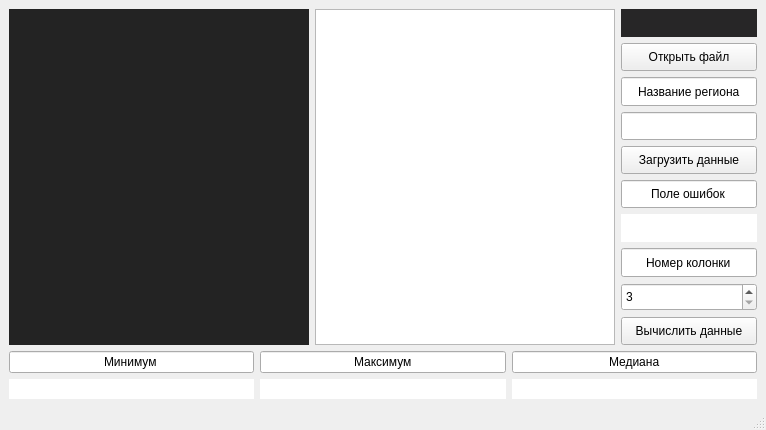
<?xml version="1.0" encoding="UTF-8"?>
<ui version="4.0">
 <class>MainWindow</class>
 <widget class="QMainWindow" name="MainWindow">
  <property name="geometry">
   <rect>
    <x>0</x>
    <y>0</y>
    <width>766</width>
    <height>430</height>
   </rect>
  </property>
  <property name="windowTitle">
   <string>MainWindow</string>
  </property>
  <property name="documentMode">
   <bool>true</bool>
  </property>
  <widget class="QWidget" name="centralwidget">
   <layout class="QVBoxLayout" name="verticalLayout">
    <item>
     <layout class="QHBoxLayout" name="blok">
      <item>
       <layout class="QHBoxLayout" name="for_qtdata">
        <item>
         <widget class="QLabel" name="graphic">
          <property name="minimumSize">
           <size>
            <width>300</width>
            <height>300</height>
           </size>
          </property>
          <property name="maximumSize">
           <size>
            <width>600</width>
            <height>750</height>
           </size>
          </property>
          <property name="styleSheet">
           <string notr="true">QLabel{
	background-color: rgb(35, 35, 35);
}</string>
          </property>
          <property name="text">
           <string/>
          </property>
         </widget>
        </item>
        <item>
         <widget class="QTableWidget" name="tableWidget">
          <property name="minimumSize">
           <size>
            <width>300</width>
            <height>300</height>
           </size>
          </property>
          <property name="maximumSize">
           <size>
            <width>600</width>
            <height>750</height>
           </size>
          </property>
         </widget>
        </item>
        <item>
         <layout class="QVBoxLayout" name="for_choose">
          <property name="sizeConstraint">
           <enum>QLayout::SetFixedSize</enum>
          </property>
          <item>
           <widget class="QLabel" name="namefile">
            <property name="sizePolicy">
             <sizepolicy hsizetype="Preferred" vsizetype="Preferred">
              <horstretch>0</horstretch>
              <verstretch>0</verstretch>
             </sizepolicy>
            </property>
            <property name="minimumSize">
             <size>
              <width>130</width>
              <height>20</height>
             </size>
            </property>
            <property name="maximumSize">
             <size>
              <width>250</width>
              <height>50</height>
             </size>
            </property>
            <property name="styleSheet">
             <string notr="true">QLabel{
	color: rgb(255, 255, 255);
	background-color: rgb(39, 38, 39);
}</string>
            </property>
            <property name="text">
             <string/>
            </property>
            <property name="alignment">
             <set>Qt::AlignRight|Qt::AlignTrailing|Qt::AlignVCenter</set>
            </property>
            <property name="wordWrap">
             <bool>false</bool>
            </property>
           </widget>
          </item>
          <item>
           <widget class="QPushButton" name="pushButton_namefile">
            <property name="minimumSize">
             <size>
              <width>130</width>
              <height>20</height>
             </size>
            </property>
            <property name="maximumSize">
             <size>
              <width>250</width>
              <height>50</height>
             </size>
            </property>
            <property name="text">
             <string>Открыть файл</string>
            </property>
           </widget>
          </item>
          <item>
           <widget class="QLineEdit" name="lineEdit_region">
            <property name="minimumSize">
             <size>
              <width>130</width>
              <height>20</height>
             </size>
            </property>
            <property name="maximumSize">
             <size>
              <width>250</width>
              <height>50</height>
             </size>
            </property>
            <property name="text">
             <string>Название региона</string>
            </property>
            <property name="alignment">
             <set>Qt::AlignCenter</set>
            </property>
            <property name="readOnly">
             <bool>true</bool>
            </property>
           </widget>
          </item>
          <item>
           <widget class="QLineEdit" name="nameregion">
            <property name="minimumSize">
             <size>
              <width>130</width>
              <height>20</height>
             </size>
            </property>
            <property name="maximumSize">
             <size>
              <width>250</width>
              <height>50</height>
             </size>
            </property>
           </widget>
          </item>
          <item>
           <widget class="QPushButton" name="pushButton_loaddata">
            <property name="minimumSize">
             <size>
              <width>130</width>
              <height>20</height>
             </size>
            </property>
            <property name="maximumSize">
             <size>
              <width>250</width>
              <height>50</height>
             </size>
            </property>
            <property name="text">
             <string>Загрузить данные</string>
            </property>
           </widget>
          </item>
          <item>
           <widget class="QLineEdit" name="lineEdit_error">
            <property name="minimumSize">
             <size>
              <width>130</width>
              <height>20</height>
             </size>
            </property>
            <property name="maximumSize">
             <size>
              <width>250</width>
              <height>50</height>
             </size>
            </property>
            <property name="text">
             <string>Поле ошибок</string>
            </property>
            <property name="alignment">
             <set>Qt::AlignCenter</set>
            </property>
            <property name="readOnly">
             <bool>true</bool>
            </property>
           </widget>
          </item>
          <item>
           <widget class="QLabel" name="error">
            <property name="minimumSize">
             <size>
              <width>130</width>
              <height>20</height>
             </size>
            </property>
            <property name="maximumSize">
             <size>
              <width>250</width>
              <height>50</height>
             </size>
            </property>
            <property name="styleSheet">
             <string notr="true">QLabel{
	background-color: rgb(255, 255, 255);
	color: rgb(255, 21, 0);
}</string>
            </property>
            <property name="text">
             <string/>
            </property>
            <property name="alignment">
             <set>Qt::AlignCenter</set>
            </property>
           </widget>
          </item>
          <item>
           <widget class="QLineEdit" name="lineEdit_colomn">
            <property name="minimumSize">
             <size>
              <width>130</width>
              <height>20</height>
             </size>
            </property>
            <property name="maximumSize">
             <size>
              <width>250</width>
              <height>50</height>
             </size>
            </property>
            <property name="text">
             <string>Номер колонки</string>
            </property>
            <property name="alignment">
             <set>Qt::AlignCenter</set>
            </property>
            <property name="readOnly">
             <bool>true</bool>
            </property>
           </widget>
          </item>
          <item>
           <widget class="QSpinBox" name="numcolomn">
            <property name="minimumSize">
             <size>
              <width>130</width>
              <height>20</height>
             </size>
            </property>
            <property name="maximumSize">
             <size>
              <width>250</width>
              <height>50</height>
             </size>
            </property>
            <property name="minimum">
             <number>3</number>
            </property>
            <property name="maximum">
             <number>7</number>
            </property>
           </widget>
          </item>
          <item>
           <widget class="QPushButton" name="pushButton_calculations">
            <property name="minimumSize">
             <size>
              <width>130</width>
              <height>20</height>
             </size>
            </property>
            <property name="maximumSize">
             <size>
              <width>250</width>
              <height>50</height>
             </size>
            </property>
            <property name="text">
             <string>Вычислить данные</string>
            </property>
           </widget>
          </item>
         </layout>
        </item>
       </layout>
      </item>
     </layout>
    </item>
    <item>
     <layout class="QHBoxLayout" name="value_calculation">
      <item>
       <layout class="QVBoxLayout" name="for_min">
        <item>
         <widget class="QLineEdit" name="lineEdit_min">
          <property name="minimumSize">
           <size>
            <width>0</width>
            <height>20</height>
           </size>
          </property>
          <property name="maximumSize">
           <size>
            <width>16777215</width>
            <height>50</height>
           </size>
          </property>
          <property name="text">
           <string>Минимум</string>
          </property>
          <property name="alignment">
           <set>Qt::AlignCenter</set>
          </property>
          <property name="readOnly">
           <bool>true</bool>
          </property>
         </widget>
        </item>
        <item>
         <widget class="QLabel" name="minimum">
          <property name="minimumSize">
           <size>
            <width>0</width>
            <height>20</height>
           </size>
          </property>
          <property name="maximumSize">
           <size>
            <width>16777215</width>
            <height>50</height>
           </size>
          </property>
          <property name="styleSheet">
           <string notr="true">QLabel{
	background-color: rgb(255, 255, 255);
	color: rgb(255, 21, 0);
}</string>
          </property>
          <property name="text">
           <string/>
          </property>
          <property name="alignment">
           <set>Qt::AlignCenter</set>
          </property>
         </widget>
        </item>
       </layout>
      </item>
      <item>
       <layout class="QVBoxLayout" name="for_max">
        <item>
         <widget class="QLineEdit" name="lineEdit_max">
          <property name="minimumSize">
           <size>
            <width>0</width>
            <height>20</height>
           </size>
          </property>
          <property name="maximumSize">
           <size>
            <width>16777215</width>
            <height>50</height>
           </size>
          </property>
          <property name="text">
           <string>Максимум</string>
          </property>
          <property name="alignment">
           <set>Qt::AlignCenter</set>
          </property>
          <property name="readOnly">
           <bool>true</bool>
          </property>
         </widget>
        </item>
        <item>
         <widget class="QLabel" name="maximum">
          <property name="minimumSize">
           <size>
            <width>0</width>
            <height>20</height>
           </size>
          </property>
          <property name="maximumSize">
           <size>
            <width>16777215</width>
            <height>50</height>
           </size>
          </property>
          <property name="styleSheet">
           <string notr="true">QLabel{
	background-color: rgb(255, 255, 255);
	color: rgb(255, 21, 0);
}</string>
          </property>
          <property name="text">
           <string/>
          </property>
          <property name="alignment">
           <set>Qt::AlignCenter</set>
          </property>
         </widget>
        </item>
       </layout>
      </item>
      <item>
       <layout class="QVBoxLayout" name="for_med">
        <item>
         <widget class="QLineEdit" name="lineEdit_med">
          <property name="minimumSize">
           <size>
            <width>0</width>
            <height>20</height>
           </size>
          </property>
          <property name="maximumSize">
           <size>
            <width>16777215</width>
            <height>50</height>
           </size>
          </property>
          <property name="text">
           <string>Медиана</string>
          </property>
          <property name="alignment">
           <set>Qt::AlignCenter</set>
          </property>
          <property name="readOnly">
           <bool>true</bool>
          </property>
         </widget>
        </item>
        <item>
         <widget class="QLabel" name="median">
          <property name="minimumSize">
           <size>
            <width>0</width>
            <height>20</height>
           </size>
          </property>
          <property name="maximumSize">
           <size>
            <width>16777215</width>
            <height>50</height>
           </size>
          </property>
          <property name="styleSheet">
           <string notr="true">QLabel{
	background-color: rgb(255, 255, 255);
	color: rgb(255, 21, 0);
}</string>
          </property>
          <property name="text">
           <string/>
          </property>
          <property name="alignment">
           <set>Qt::AlignCenter</set>
          </property>
         </widget>
        </item>
       </layout>
      </item>
     </layout>
    </item>
   </layout>
  </widget>
  <widget class="QMenuBar" name="menubar">
   <property name="geometry">
    <rect>
     <x>0</x>
     <y>0</y>
     <width>766</width>
     <height>21</height>
    </rect>
   </property>
  </widget>
  <widget class="QStatusBar" name="statusbar"/>
 </widget>
 <resources/>
 <connections/>
</ui>
